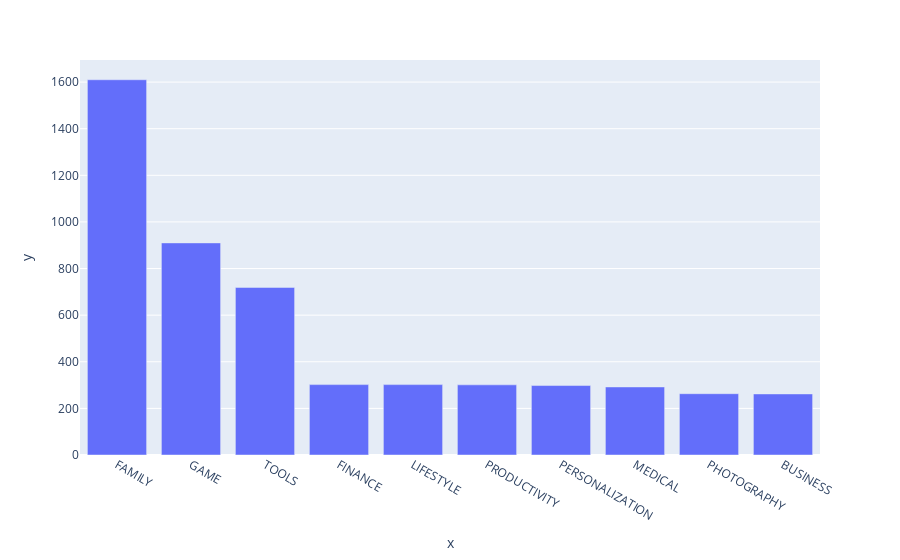

Notebook code cell kept with this figure:
### Markdown cell above
### Vertical Bar Chart - Highest Competition (Number of Apps)

### Code cell
bar = px.bar(
        x = top10_category.index, # index = category name
        y = top10_category.values)

bar.show()

### Figure 1 — Plotly figure (JSON) as saved in the notebook; plotly's stock layout.template omitted (floating-point values rounded to 4 significant figures)
{"data": [{"hovertemplate": "x=%{x}<br>y=%{y}<extra></extra>", "legendgroup": "", "marker": {"color": "#636efa", "pattern": {"shape": ""}}, "name": "", "orientation": "v", "showlegend": false, "textposition": "auto", "type": "bar", "x": ["FAMILY", "GAME", "TOOLS", "FINANCE", "LIFESTYLE", "PRODUCTIVITY", "PERSONALIZATION", "MEDICAL", "PHOTOGRAPHY", "BUSINESS"], "xaxis": "x", "y": [1610, 910, 719, 302, 302, 301, 298, 292, 263, 262], "yaxis": "y"}], "layout": {"barmode": "relative", "legend": {"tracegroupgap": 0}, "margin": {"t": 60}, "xaxis": {"anchor": "y", "domain": [0, 1], "title": {"text": "x"}}, "yaxis": {"anchor": "x", "domain": [0, 1], "title": {"text": "y"}}}}
